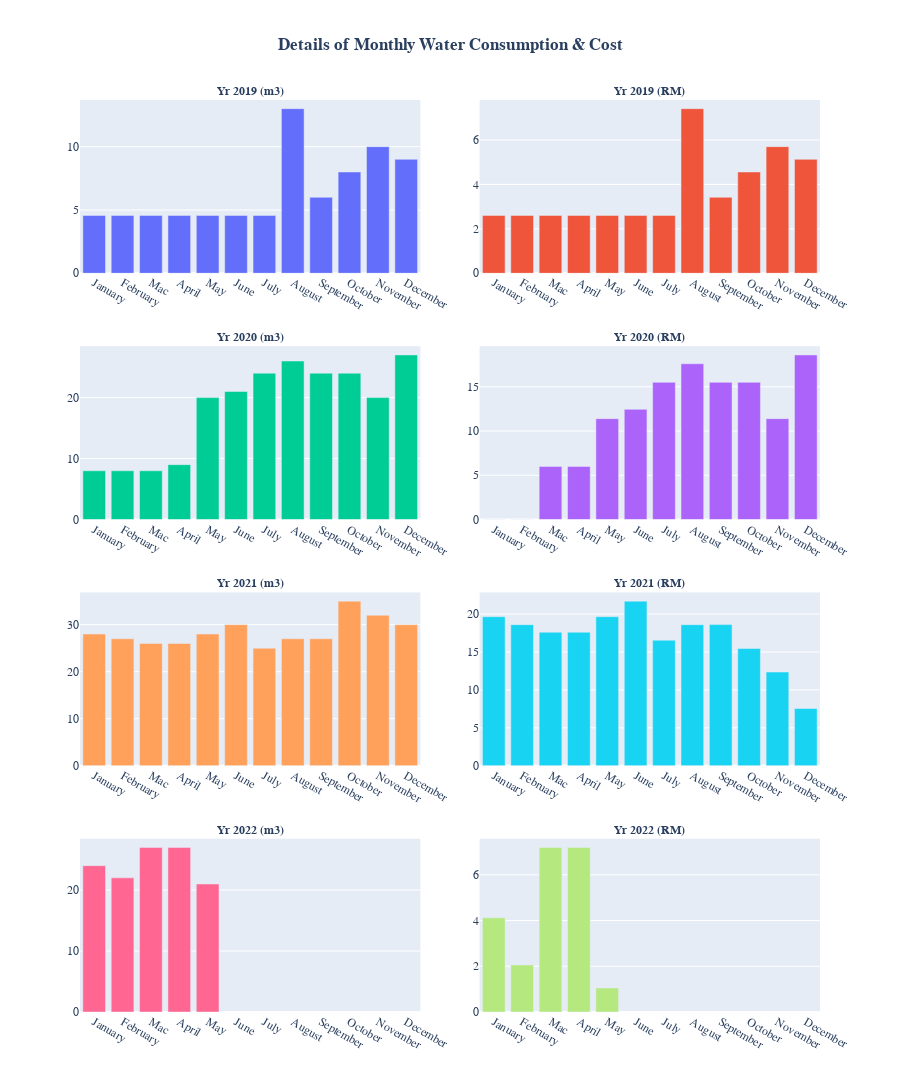

Here is the notebook cell this chart was saved with:
### Code cell
fig = make_subplots(rows=4, cols=2,vertical_spacing=0.08,horizontal_spacing=0.08,
    specs=[[{"type": "xy"},{"type": "xy"}],[{"type": "xy"},{"type": "xy"}],
           [{"type": "xy"},{"type": "xy"}],[{"type": "xy"},{"type": "xy"}]],
    subplot_titles=('<b>Yr 2019 (m3)</b>','<b>Yr 2019 (RM)</b>',
                    '<b>Yr 2020 (m3)</b>','<b>Yr 2020 (RM)</b>',
                    '<b>Yr 2021 (m3)</b>','<b>Yr 2021 (RM)</b>',
                    '<b>Yr 2022 (m3)</b>','<b>Yr 2022 (RM)</b>')
)

fig.add_trace(go.Bar(x = df1['Months'], y = df1['2019 (m3)'],name='2019'),row=1, col=1)
fig.add_trace(go.Bar(x = df1['Months'], y = df1['2019 (RM)'],name='2019'),row=1, col=2)

fig.add_trace(go.Bar(x = df2['Months'], y = df2['2020 (m3)'],name='2020'),row=2, col=1)
fig.add_trace(go.Bar(x = df2['Months'], y = df2['2020 (RM)'],name='2020'),row=2, col=2)

fig.add_trace(go.Bar(x = df3['Months'], y = df3['2021 (m3)'],name='2021'),row=3, col=1)
fig.add_trace(go.Bar(x = df3['Months'], y = df3['2021 (RM)'],name='2021'),row=3, col=2)

fig.add_trace(go.Bar(x = df4['Months'], y = df4['2022 (m3)'],name='2022'),row=4, col=1)
fig.add_trace(go.Bar(x = df4['Months'], y = df4['2022 (RM)'],name='2022'),row=4, col=2)

fig.update_annotations(font=dict(family="Helvetica", size=12))
fig.update_layout(font=dict(family="Helvetica", size=12))
fig.update_layout(height=2000, showlegend=False,
                  title_text='<b>Details of Monthly Water Consumption & Cost</b>',title_x=0.5)
fig.show()

### Figure 1 — Plotly figure (JSON) as saved in the notebook; plotly's stock layout.template omitted (floating-point values rounded to 4 significant figures)
{"data": [{"name": "2019", "type": "bar", "x": ["January", "February", "Mac", "April", "May", "June", "July", "August", "September", "October", "November", "December"], "xaxis": "x", "y": [4.57, 4.57, 4.57, 4.57, 4.57, 4.57, 4.57, 13, 6, 8, 10, 9], "yaxis": "y"}, {"name": "2019", "type": "bar", "x": ["January", "February", "Mac", "April", "May", "June", "July", "August", "September", "October", "November", "December"], "xaxis": "x2", "y": [2.605, 2.605, 2.605, 2.605, 2.605, 2.605, 2.605, 7.41, 3.42, 4.56, 5.7, 5.13], "yaxis": "y2"}, {"name": "2020", "type": "bar", "x": ["January", "February", "Mac", "April", "May", "June", "July", "August", "September", "October", "November", "December"], "xaxis": "x3", "y": [8, 8, 8, 9, 20, 21, 24, 26, 24, 24, 20, 27], "yaxis": "y3"}, {"name": "2020", "type": "bar", "x": ["January", "February", "Mac", "April", "May", "June", "July", "August", "September", "October", "November", "December"], "xaxis": "x4", "y": [0, 0, 6, 6, 11.4, 12.45, 15.5, 17.6, 15.5, 15.5, 11.4, 18.6], "yaxis": "y4"}, {"name": "2021", "type": "bar", "x": ["January", "February", "Mac", "April", "May", "June", "July", "August", "September", "October", "November", "December"], "xaxis": "x5", "y": [28, 27, 26, 26, 28, 30, 25, 27, 27, 35, 32, 30], "yaxis": "y5"}, {"name": "2021", "type": "bar", "x": ["January", "February", "Mac", "April", "May", "June", "July", "August", "September", "October", "November", "December"], "xaxis": "x6", "y": [19.65, 18.6, 17.6, 17.6, 19.65, 21.7, 16.55, 18.6, 18.61, 15.45, 12.36, 7.55], "yaxis": "y6"}, {"name": "2022", "type": "bar", "x": ["January", "February", "Mac", "April", "May", "June", "July", "August", "September", "October", "November", "December"], "xaxis": "x7", "y": [24, 22, 27, 27, 21, null, null, null, null, null, null, null], "yaxis": "y7"}, {"name": "2022", "type": "bar", "x": ["January", "February", "Mac", "April", "May", "June", "July", "August", "September", "October", "November", "December"], "xaxis": "x8", "y": [4.12, 2.06, 7.2, 7.2, 1.05, null, null, null, null, null, null, null], "yaxis": "y8"}], "layout": {"annotations": [{"font": {"family": "Helvetica", "size": 12}, "showarrow": false, "text": "<b>Yr 2019 (m3)</b>", "x": 0.23, "xanchor": "center", "xref": "paper", "y": 1, "yanchor": "bottom", "yref": "paper"}, {"font": {"family": "Helvetica", "size": 12}, "showarrow": false, "text": "<b>Yr 2019 (RM)</b>", "x": 0.77, "xanchor": "center", "xref": "paper", "y": 1, "yanchor": "bottom", "yref": "paper"}, {"font": {"family": "Helvetica", "size": 12}, "showarrow": false, "text": "<b>Yr 2020 (m3)</b>", "x": 0.23, "xanchor": "center", "xref": "paper", "y": 0.73, "yanchor": "bottom", "yref": "paper"}, {"font": {"family": "Helvetica", "size": 12}, "showarrow": false, "text": "<b>Yr 2020 (RM)</b>", "x": 0.77, "xanchor": "center", "xref": "paper", "y": 0.73, "yanchor": "bottom", "yref": "paper"}, {"font": {"family": "Helvetica", "size": 12}, "showarrow": false, "text": "<b>Yr 2021 (m3)</b>", "x": 0.23, "xanchor": "center", "xref": "paper", "y": 0.46, "yanchor": "bottom", "yref": "paper"}, {"font": {"family": "Helvetica", "size": 12}, "showarrow": false, "text": "<b>Yr 2021 (RM)</b>", "x": 0.77, "xanchor": "center", "xref": "paper", "y": 0.46, "yanchor": "bottom", "yref": "paper"}, {"font": {"family": "Helvetica", "size": 12}, "showarrow": false, "text": "<b>Yr 2022 (m3)</b>", "x": 0.23, "xanchor": "center", "xref": "paper", "y": 0.19, "yanchor": "bottom", "yref": "paper"}, {"font": {"family": "Helvetica", "size": 12}, "showarrow": false, "text": "<b>Yr 2022 (RM)</b>", "x": 0.77, "xanchor": "center", "xref": "paper", "y": 0.19, "yanchor": "bottom", "yref": "paper"}], "font": {"family": "Helvetica", "size": 12}, "height": 2000, "showlegend": false, "title": {"text": "<b>Details of Monthly Water Consumption & Cost</b>", "x": 0.5}, "xaxis": {"anchor": "y", "domain": [0, 0.46]}, "xaxis2": {"anchor": "y2", "domain": [0.54, 1]}, "xaxis3": {"anchor": "y3", "domain": [0, 0.46]}, "xaxis4": {"anchor": "y4", "domain": [0.54, 1]}, "xaxis5": {"anchor": "y5", "domain": [0, 0.46]}, "xaxis6": {"anchor": "y6", "domain": [0.54, 1]}, "xaxis7": {"anchor": "y7", "domain": [0, 0.46]}, "xaxis8": {"anchor": "y8", "domain": [0.54, 1]}, "yaxis": {"anchor": "x", "domain": [0.81, 1]}, "yaxis2": {"anchor": "x2", "domain": [0.81, 1]}, "yaxis3": {"anchor": "x3", "domain": [0.54, 0.73]}, "yaxis4": {"anchor": "x4", "domain": [0.54, 0.73]}, "yaxis5": {"anchor": "x5", "domain": [0.27, 0.46]}, "yaxis6": {"anchor": "x6", "domain": [0.27, 0.46]}, "yaxis7": {"anchor": "x7", "domain": [0, 0.19]}, "yaxis8": {"anchor": "x8", "domain": [0, 0.19]}}}
